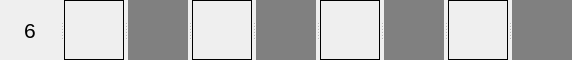
     <widget class="QSplitter" name="splitter_3">
      <property name="orientation">
       <enum>Qt::Horizontal</enum>
      </property>
      <widget class="QLabel" name="label_79">
       <property name="minimumSize">
        <size>
         <width>60</width>
         <height>60</height>
        </size>
       </property>
       <property name="maximumSize">
        <size>
         <width>60</width>
         <height>60</height>
        </size>
       </property>
       <property name="baseSize">
        <size>
         <width>60</width>
         <height>60</height>
        </size>
       </property>
       <property name="font">
        <font>
         <family>Arial</family>
         <pointsize>16</pointsize>
        </font>
       </property>
       <property name="layoutDirection">
        <enum>Qt::LeftToRight</enum>
       </property>
       <property name="text">
        <string>6</string>
       </property>
       <property name="alignment">
        <set>Qt::AlignCenter</set>
       </property>
      </widget>
      <widget class="QLabel" name="cell50">
       <property name="minimumSize">
        <size>
         <width>60</width>
         <height>60</height>
        </size>
       </property>
       <property name="maximumSize">
        <size>
         <width>60</width>
         <height>60</height>
        </size>
       </property>
       <property name="baseSize">
        <size>
         <width>60</width>
         <height>60</height>
        </size>
       </property>
       <property name="layoutDirection">
        <enum>Qt::LeftToRight</enum>
       </property>
       <property name="autoFillBackground">
        <bool>false</bool>
       </property>
       <property name="styleSheet">
        <string notr="true">border: 1px solid black</string>
       </property>
       <property name="text">
        <string/>
       </property>
      </widget>
      <widget class="QLabel" name="cell51">
       <property name="minimumSize">
        <size>
         <width>60</width>
         <height>60</height>
        </size>
       </property>
       <property name="maximumSize">
        <size>
         <width>60</width>
         <height>60</height>
        </size>
       </property>
       <property name="baseSize">
        <size>
         <width>60</width>
         <height>60</height>
        </size>
       </property>
       <property name="layoutDirection">
        <enum>Qt::LeftToRight</enum>
       </property>
       <property name="autoFillBackground">
        <bool>false</bool>
       </property>
       <property name="styleSheet">
        <string notr="true">background-color : grey</string>
       </property>
       <property name="text">
        <string/>
       </property>
      </widget>
      <widget class="QLabel" name="cell52">
       <property name="minimumSize">
        <size>
         <width>60</width>
         <height>60</height>
        </size>
       </property>
       <property name="maximumSize">
        <size>
         <width>60</width>
         <height>60</height>
        </size>
       </property>
       <property name="baseSize">
        <size>
         <width>60</width>
         <height>60</height>
        </size>
       </property>
       <property name="layoutDirection">
        <enum>Qt::LeftToRight</enum>
       </property>
       <property name="autoFillBackground">
        <bool>false</bool>
       </property>
       <property name="styleSheet">
        <string notr="true">border: 1px solid black</string>
       </property>
       <property name="text">
        <string/>
       </property>
      </widget>
      <widget class="QLabel" name="cell53">
       <property name="minimumSize">
        <size>
         <width>60</width>
         <height>60</height>
        </size>
       </property>
       <property name="maximumSize">
        <size>
         <width>60</width>
         <height>60</height>
        </size>
       </property>
       <property name="baseSize">
        <size>
         <width>60</width>
         <height>60</height>
        </size>
       </property>
       <property name="layoutDirection">
        <enum>Qt::LeftToRight</enum>
       </property>
       <property name="autoFillBackground">
        <bool>false</bool>
       </property>
       <property name="styleSheet">
        <string notr="true">background-color : grey</string>
       </property>
       <property name="text">
        <string/>
       </property>
      </widget>
      <widget class="QLabel" name="cell54">
       <property name="minimumSize">
        <size>
         <width>60</width>
         <height>60</height>
        </size>
       </property>
       <property name="maximumSize">
        <size>
         <width>60</width>
         <height>60</height>
        </size>
       </property>
       <property name="baseSize">
        <size>
         <width>60</width>
         <height>60</height>
        </size>
       </property>
       <property name="layoutDirection">
        <enum>Qt::LeftToRight</enum>
       </property>
       <property name="autoFillBackground">
        <bool>false</bool>
       </property>
       <property name="styleSheet">
        <string notr="true">border: 1px solid black</string>
       </property>
       <property name="text">
        <string/>
       </property>
      </widget>
      <widget class="QLabel" name="cell55">
       <property name="minimumSize">
        <size>
         <width>60</width>
         <height>60</height>
        </size>
       </property>
       <property name="maximumSize">
        <size>
         <width>60</width>
         <height>60</height>
        </size>
       </property>
       <property name="baseSize">
        <size>
         <width>60</width>
         <height>60</height>
        </size>
       </property>
       <property name="layoutDirection">
        <enum>Qt::LeftToRight</enum>
       </property>
       <property name="autoFillBackground">
        <bool>false</bool>
       </property>
       <property name="styleSheet">
        <string notr="true">background-color : grey</string>
       </property>
       <property name="text">
        <string/>
       </property>
      </widget>
      <widget class="QLabel" name="cell56">
       <property name="minimumSize">
        <size>
         <width>60</width>
         <height>60</height>
        </size>
       </property>
       <property name="maximumSize">
        <size>
         <width>60</width>
         <height>60</height>
        </size>
       </property>
       <property name="baseSize">
        <size>
         <width>60</width>
         <height>60</height>
        </size>
       </property>
       <property name="layoutDirection">
        <enum>Qt::LeftToRight</enum>
       </property>
       <property name="autoFillBackground">
        <bool>false</bool>
       </property>
       <property name="styleSheet">
        <string notr="true">border: 1px solid black</string>
       </property>
       <property name="text">
        <string/>
       </property>
      </widget>
      <widget class="QLabel" name="cell57">
       <property name="minimumSize">
        <size>
         <width>60</width>
         <height>60</height>
        </size>
       </property>
       <property name="maximumSize">
        <size>
         <width>60</width>
         <height>60</height>
        </size>
       </property>
       <property name="baseSize">
        <size>
         <width>60</width>
         <height>60</height>
        </size>
       </property>
       <property name="layoutDirection">
        <enum>Qt::LeftToRight</enum>
       </property>
       <property name="autoFillBackground">
        <bool>false</bool>
       </property>
       <property name="styleSheet">
        <string notr="true">background-color : grey</string>
       </property>
       <property name="text">
        <string/>
       </property>
      </widget>
     </widget>
